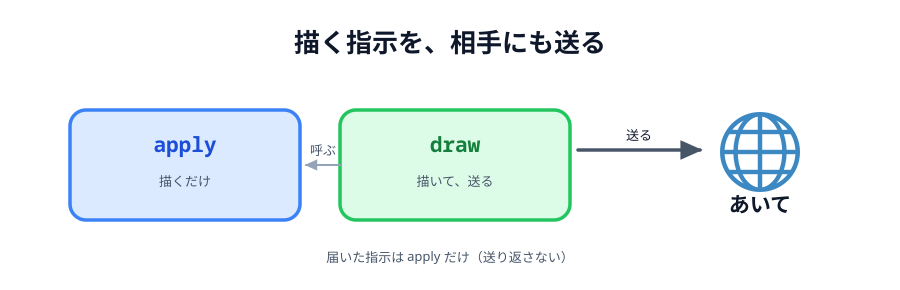

Write Python code to recreate this figure.
# 00-thumbnail.svg
# スキーマ: SOURCE-PATH-GOAL（指示が流れる）+ PART-WHOLE（apply と draw）

import sys
sys.path.insert(0, "/Users/seekseep/.claude/skills/genfig")
from genfig import Canvas, PALETTE

c = Canvas(900, 290)
c.text(450, 52, "描く指示を、相手にも送る", scale="xl")

c.sticky(70, 110, 230, 110, color="blue")
c.text(185, 152, "apply", scale="lg", font="technical", fill=PALETTE["blue"]["text"])
c.text(185, 186, "描くだけ", scale="sm")
c.sticky(340, 110, 230, 110, color="green")
c.text(455, 152, "draw", scale="lg", font="technical", fill=PALETTE["green"]["text"])
c.text(455, 186, "描いて、送る", scale="sm")
c.node(760, 160, "あいて", emoji_cp="1f310", w=120, h=80)
c.connector(340, 165, 306, 165, label="呼ぶ", label_scale="sm", primary=False)
c.connector(578, 150, 700, 150, label="送る", label_scale="sm")
c.text(450, 262, "届いた指示は apply だけ（送り返さない）", scale="sm")

c.save("00-thumbnail.svg")
